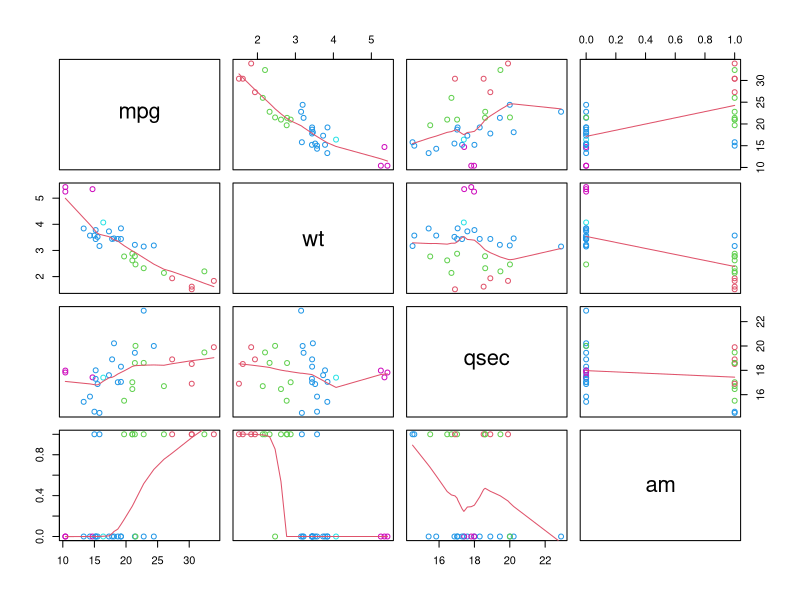
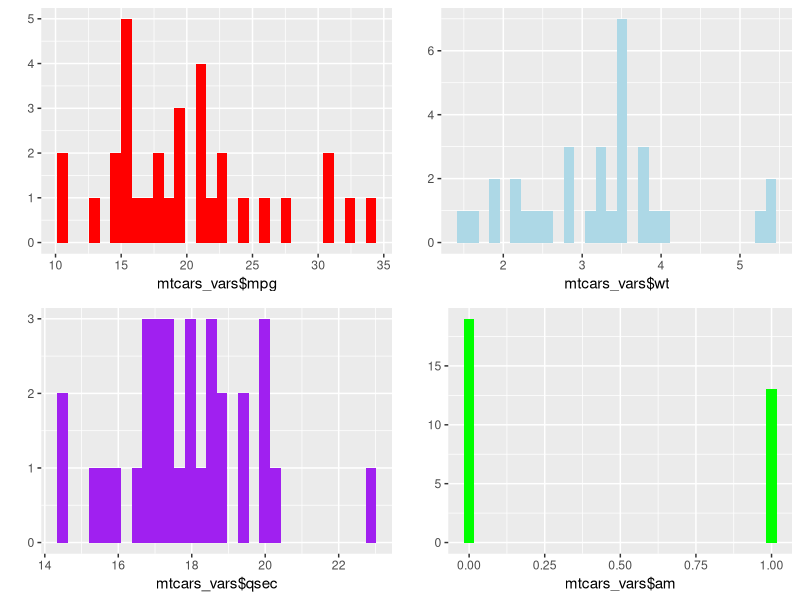

Reproduce these figures in R, in order.
# Simple regression models example

# linear regresion
data(mtcars)
n <- length(mtcars$mpg)
alpha <- 0.05
limod <- lm(mpg ~ am, data = mtcars)
coef(summary(limod))

pe <- coef(summary(limod))["am", "Estimate"]
se <- coef(summary(limod))["am", "Std. Error"]
tstat <- qt(1 - alpha/2, n - 2)  # n - 2 for model with intercept and slope
pe + c(-1, 1) * (se * tstat)



# multiple regression

initialfit <- lm(mpg ~ ., data = mtcars)
bestfit <- step(initialfit, direction = "both")

#Compare models

anova(limod, bestfit)


bestfit <- lm(mpg ~ wt + qsec + am, data = mtcars)
coef(summary(bestfit))

pe <- coef(summary(bestfit))["am", "Estimate"]
se <- coef(summary(bestfit))["am", "Std. Error"]
tstat <- qt(1 - alpha/2, n - 2)  # n - 2 for model with intercept and slope
pe + c(-1, 1) * (se * tstat)

# Nested model
fit1 <- lm(mpg ~ wt, data = mtcars)
fit2 <- update(fit1, mpg ~ wt + qsec)
fit3 <- update(fit2, mpg ~ wt + qsec + am)
anova(fit1, fit2, fit3)

mtcars_vars <- mtcars[, c(1, 6, 7, 9)]
mar.orig <- par()$mar  # save the original values 
par(mar = c(1, 1, 1, 1))  # set your new values 
pairs(mtcars_vars, panel = panel.smooth, col = 9 + mtcars$wt)

par(mar = mar.orig)  # put the original values back 
cor(mtcars_vars)

library(ggplot2)
library(gridExtra)
mpg_dist <- qplot(mtcars_vars$mpg, fill = I("red"))
wt_dist <- qplot(mtcars_vars$wt, fill = I("lightblue"))
qsec_dist <- qplot(mtcars_vars$qsec, fill = I("purple"))
am_dist <- qplot(mtcars_vars$am, fill = I("green"))
grid.arrange(mpg_dist, wt_dist, qsec_dist, am_dist, ncol = 2)
